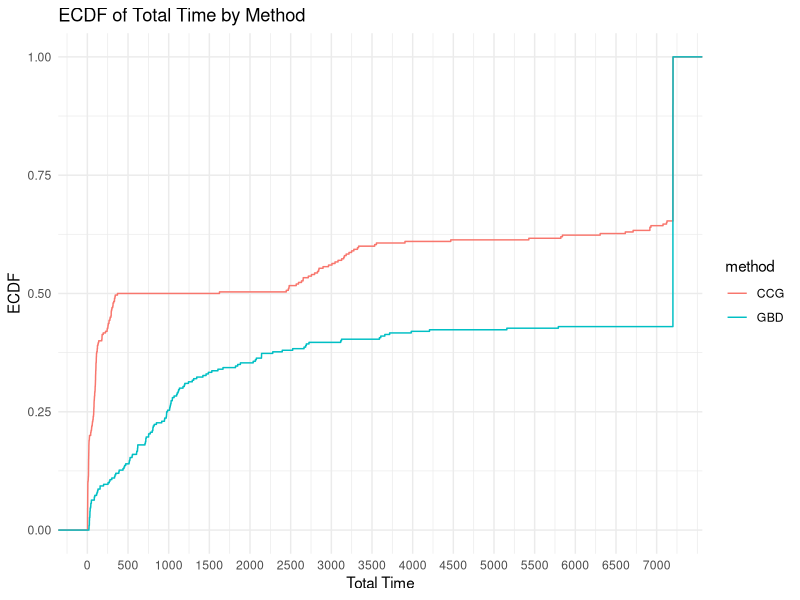
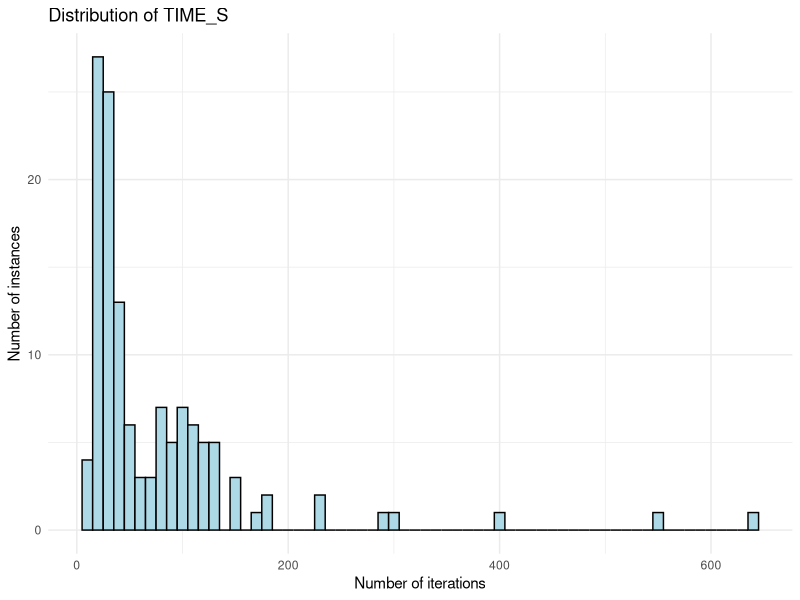
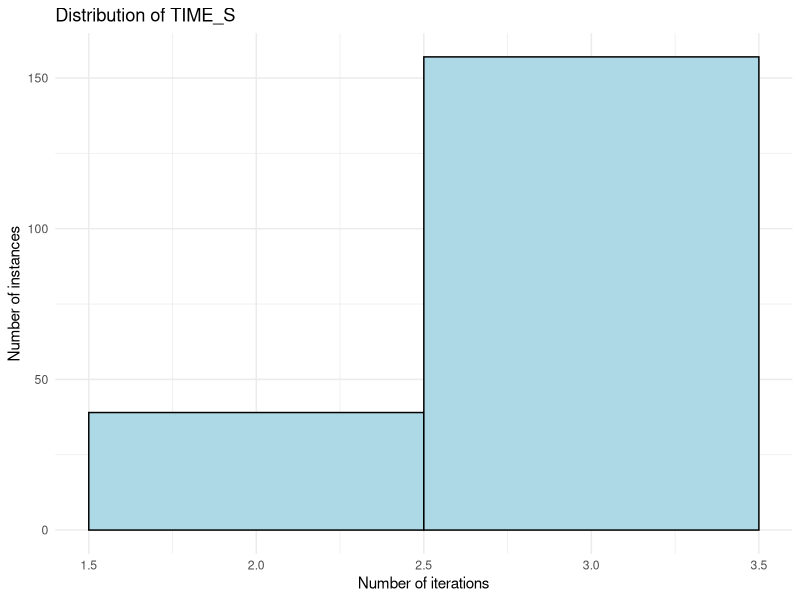

Recreate these plots in R, in order.
## ---- chunk 1
library(rmarkdown)
library(kableExtra)
library(tidyr)
library(ggplot2)
suppressPackageStartupMessages(library(dplyr))
## ---- chunk 2
results = read.table("./results.csv", header = FALSE, sep = ',')
colnames(results) <- c("tag", "instance", "n_facilities", "n_customers", "Gamma", "deviation", "time_limit", "method", "total_time", "master_time", "separation_time", "best_bound", "iteration_count", "fail")
results$tag = NULL
## ---- chunk 3
sum(results$fail)
## ---- chunk 4
results$p = results$Gamma / results$n_customers
results$p = ceiling(results$p / .05) * .05
## ---- chunk 5
results = results[results$p != .5,]
## ---- chunk 6
paged_table(results)
## ---- chunk 7
time_limit = 7200
## ---- chunk 8
ggplot(results, aes(x = total_time, color = method)) +
  stat_ecdf(geom = "step") +
  xlab("Total Time") +
  ylab("ECDF") +
  labs(title = "ECDF of Total Time by Method")  +
  scale_x_continuous(breaks = seq(0, max(results$total_time), by = 500), labels = seq(0, max(results$total_time), by = 500)) +
  theme_minimal()

## ---- chunk 9
results_solved = results %>%
  filter(total_time < 7200) %>%
  group_by(method, n_facilities, n_customers, p, deviation) %>%
  summarize(
    solved = n(),
    total_time = mean(total_time),
    master_time = mean(master_time),
    separation_time = mean(separation_time),
    solved_iteration_count = mean(iteration_count),
    .groups = "drop"
  ) %>%
  ungroup()
## ---- chunk 10
results_unsolved <- results %>%
  filter(total_time >= 7200) %>%
  group_by(method, n_facilities, n_customers, p, deviation) %>%
  summarize(
    unsolved = n(),
    unsolved_iteration_count = mean(iteration_count),
    .groups = "drop"
  ) %>%
  ungroup()
## ---- chunk 11
final_result <- merge(results_solved, results_unsolved, by = c("method", "n_facilities", "n_customers", "p", "deviation"), all = TRUE)
## ---- chunk 12
final_result[is.na(final_result)] = 0
## ---- chunk 13
knitr::kable(final_result, 
               digits = c(0, 0, 0, 2, 2, 0, 2, 2, 2, 2, 0, 2), 
               col.names = c("Method", "|V_1|", "|V_2|", "p", "dev", "Count", "Total", "Master", "Sepatation", "# Iter", "Count", "# Iter"),
               caption = "Summary table"
             ) %>%
      kable_classic() %>%
      add_header_above(c(" " = 5, "Solved instances" = 5, "Unsolved instances" = 2)
)
## ---- chunk 14
ggplot(results[results$total_time < time_limit & results$method == "GBD",], aes(x = iteration_count)) +
  geom_histogram(binwidth = 10, fill = "lightblue", color = "black") +
  labs(
    title = "Distribution of TIME_S",
    x = "Number of iterations",
    y = "Number of instances"
  ) +
  theme_minimal()
## ---- chunk 15
ggplot(results[results$total_time < time_limit & results$method == "CCG",], aes(x = iteration_count)) +
  geom_histogram(binwidth = 1, fill = "lightblue", color = "black") +
  labs(
    title = "Distribution of TIME_S",
    x = "Number of iterations",
    y = "Number of instances"
  ) +
  theme_minimal()
